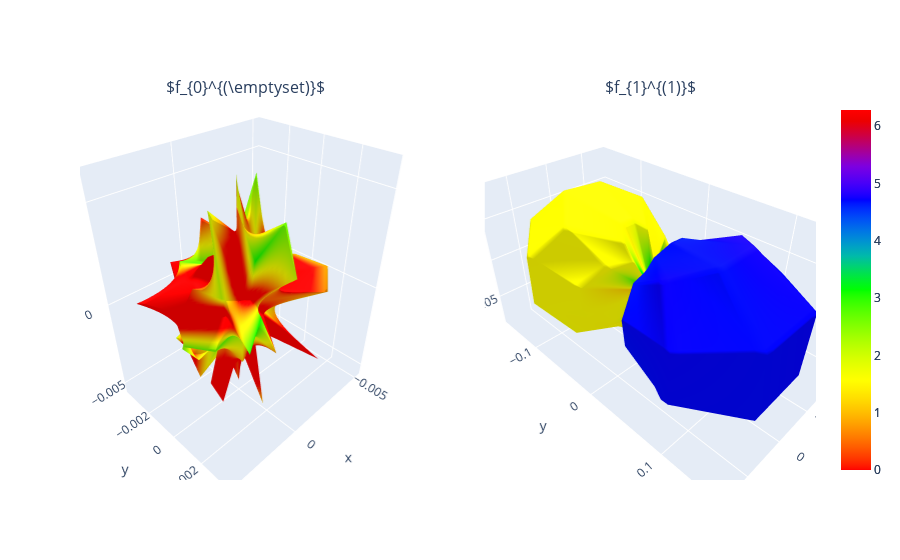

Notebook cell for this chart:
### Code cell
# target matrix 
Ut = U3Gate(theta=pi, phi=0, lam=0).to_matrix()
WQPT1Q.WQPT_1Q_runner(res_theta, circuits=circ_u, device=simulator, shots=1024, inter=1, Ut=Ut)
